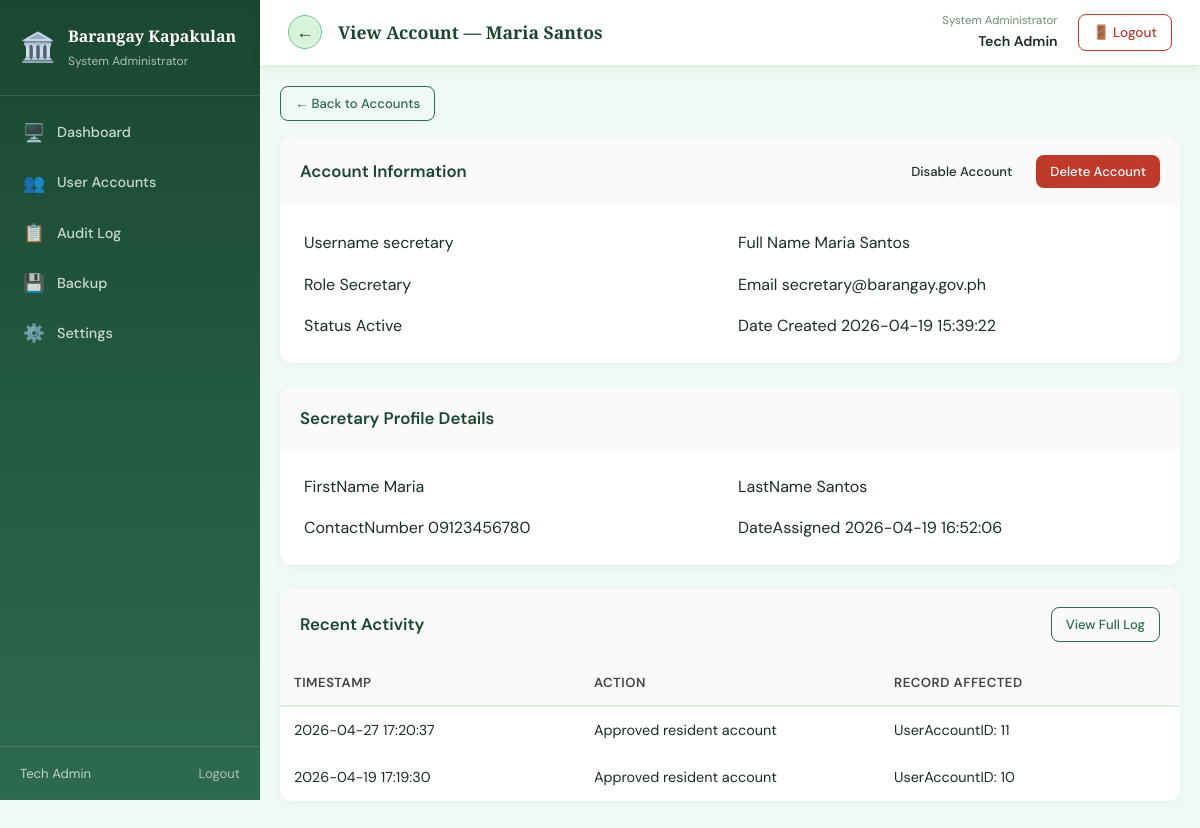
Page /sysadmin/view_account.php?id=2 (signed in) on the earlier database version.
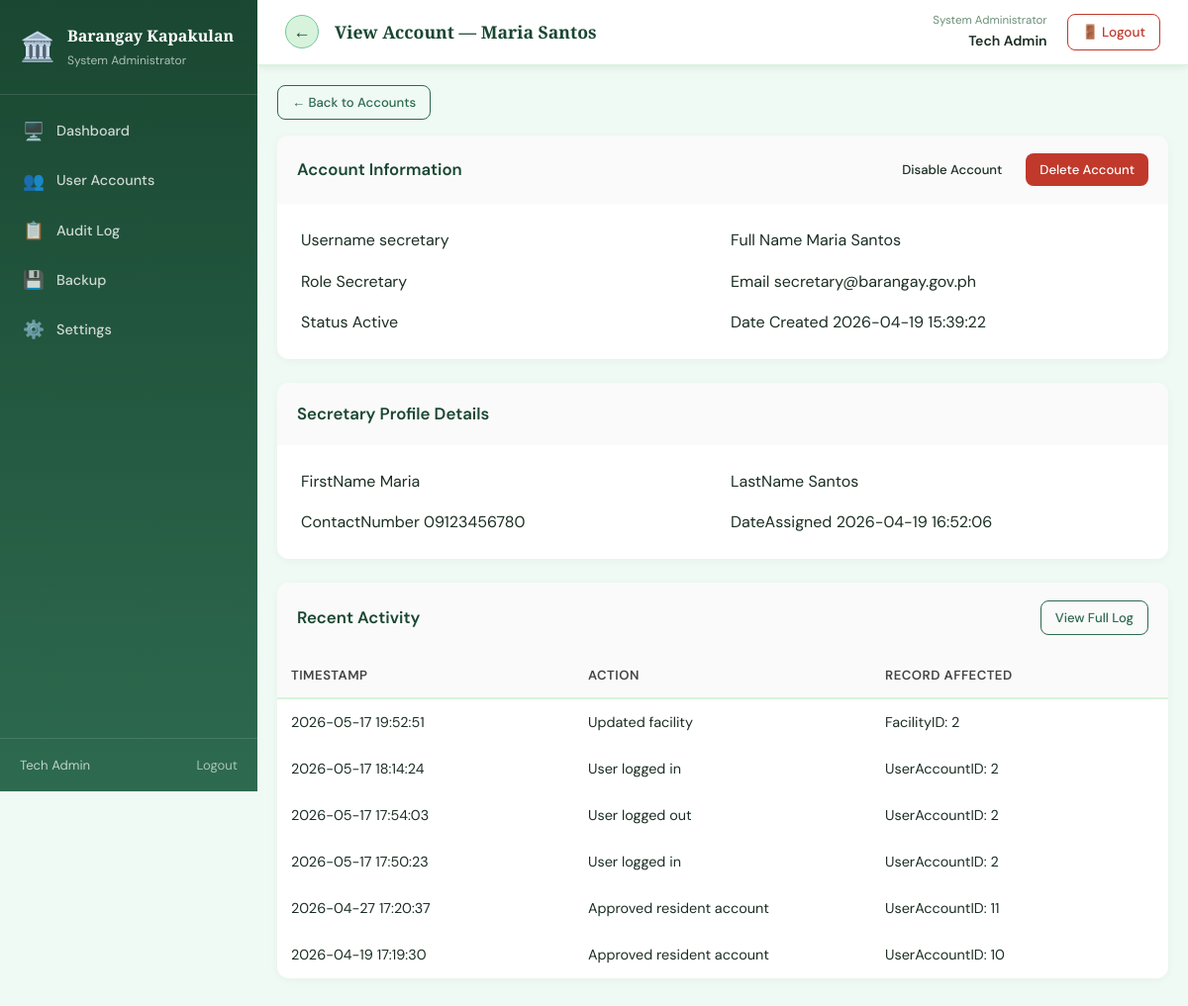
Same page on the later database version.
### tables this page shows
CREATE TABLE `useraccount` (
  `UserAccountID` int(11) NOT NULL,
  `ResidentID` int(11) DEFAULT NULL,
  `Username` varchar(100) NOT NULL,
  `PasswordHash` varchar(255) NOT NULL,
  `Role` enum('captain','secretary','staff','sysadmin','resident') NOT NULL,
  `AccountStatus` enum('Active','Inactive','PendingVerification','Rejected') DEFAULT 'PendingVerification',
  `FullName` varchar(255) DEFAULT NULL,
  `Email` varchar(150) DEFAULT NULL,
  `VerifiedBy` int(11) DEFAULT NULL,
  `VerifiedAt` datetime DEFAULT NULL,
  `RejectionReason` text DEFAULT NULL,
  `CreatedAt` datetime DEFAULT current_timestamp(),
  `UpdatedAt` datetime DEFAULT current_timestamp() ON UPDATE current_timestamp()
);

CREATE TABLE `secretaryprofile` (
  `SecretaryID` int(11) NOT NULL,
  `UserID` int(11) NOT NULL,
  `FirstName` varchar(100) NOT NULL,
  `LastName` varchar(100) NOT NULL,
  `ContactNumber` varchar(20) DEFAULT NULL,
  `DateAssigned` datetime DEFAULT NULL
);

CREATE TABLE `auditlog` (
  `LogID` int(11) NOT NULL,
  `UserAccountID` int(11) DEFAULT NULL,
  `Username` varchar(100) DEFAULT NULL,
  `Role` varchar(50) DEFAULT NULL,
  `Action` varchar(255) NOT NULL,
  `RecordAffected` varchar(100) DEFAULT NULL,
  `IPAddress` varchar(45) DEFAULT NULL,
  `LoggedAt` datetime DEFAULT current_timestamp()
);

### sysadmin/view_account.php (the view, shortened to what the rows shown need)
<?php
$pdo = get_db();
$id = (int) ($_GET['id'] ?? 0);
$stmt = $pdo->prepare("
    SELECT u.UserAccountID AS id,
           u.Username      AS username,
           u.FullName      AS full_name,
           u.Role          AS role,
           u.AccountStatus AS status,
           u.Email         AS email,
           u.CreatedAt     AS created_at
    FROM   useraccount u
    WHERE  u.UserAccountID = :id
    AND    u.Role IN ('captain', 'secretary', 'staff', 'sysadmin')
");
$stmt->execute([':id' => $id]);
$acc = $stmt->fetch(PDO::FETCH_ASSOC);
$profile = [];
switch ($acc['role']) {
    case 'secretary':
        $ps = $pdo->prepare("SELECT * FROM secretaryprofile WHERE UserID = :id");
        $ps->execute([':id' => $id]);
        $profile = $ps->fetch(PDO::FETCH_ASSOC) ?: [];
        break;
}
$al = $pdo->prepare("
    SELECT LoggedAt, Action, RecordAffected
    FROM   auditlog
    WHERE  Username = :username
    ORDER  BY LoggedAt DESC
    LIMIT  10
");
$al->execute([':username' => $acc['username']]);
$logs = $al->fetchAll(PDO::FETCH_ASSOC);
include '../includes/header.php';
?>
<div class="app-layout">
    <main class="main-content">
        <div class="page-body">
            <div class="card">
                <div class="detail-grid" style="padding: 24px; display: grid; grid-template-columns: 1fr 1fr; gap: 16px;">
                    <div class="detail-item">
                        <span class="detail-label">Username</span>
                        <span class="detail-value"><?= htmlspecialchars($acc['username']) ?></span>
                    </div>
                    <div class="detail-item">
                        <span class="detail-label">Full Name</span>
                        <span class="detail-value"><?= htmlspecialchars($acc['full_name'] ?? '—') ?></span>
                    </div>
                    <div class="detail-item">
                        <span class="detail-label">Role</span>
                        <span class="detail-value"><?= htmlspecialchars(ucfirst($acc['role'])) ?></span>
                    </div>
                    <div class="detail-item">
                        <span class="detail-label">Email</span>
                        <span class="detail-value"><?= htmlspecialchars($acc['email'] ?? '—') ?></span>
                    </div>
                    <div class="detail-item">
                        <span class="detail-value">
                            <?php
                            $badge = [
                                'Active'              => 'badge-green',
                                'Inactive'            => 'badge-red',
                                'PendingVerification' => 'badge-yellow',
                                'Rejected'            => 'badge-gray',
                            ][$acc['status']] ?? 'badge-gray';
                            ?>
                            <span class="badge <?= $badge ?>"><?= htmlspecialchars($acc['status']) ?></span>
                        </span>
                    </div>
                    <div class="detail-item">
                        <span class="detail-label">Date Created</span>
                        <span class="detail-value"><?= htmlspecialchars($acc['created_at']) ?></span>
                    </div>
                </div>
            </div>
            <?php if (!empty($profile)): ?>
                <div class="card mt-4">
                    <div class="card-header">
                        <h3><?= ucfirst($acc['role']) ?> Profile Details</h3>
                    </div>
                    <div style="padding: 24px; display: grid; grid-template-columns: 1fr 1fr; gap: 16px;">
                        <?php foreach ($profile as $key => $value): ?>
                            <?php if (in_array($key, ['UserID', 'CaptainID', 'SecretaryID', 'StaffID', 'AdminID'])) continue; ?>
                            <div class="detail-item">
                                <span class="detail-label"><?= htmlspecialchars(ucwords(str_replace('_', ' ', $key))) ?></span>
                                <span class="detail-value"><?= htmlspecialchars($value ?? '—') ?></span>
                            </div>
                        <?php endforeach; ?>
                    </div>
                </div>
            <?php endif; ?>
            <div class="card mt-4">
                <table class="data-table">
                    <thead>
                        <tr>
                            <th>Timestamp</th>
                            <th>Action</th>
                            <th>Record Affected</th>
                        </tr>
                    </thead>
                    <tbody>
                        <?php if (empty($logs)): ?>
                            <tr>
                                <td colspan="3" class="empty-row">No activity found for this account.</td>
                            </tr>
                        <?php else: ?>
                            <?php foreach ($logs as $log): ?>
                                <tr>
                                    <td><?= htmlspecialchars($log['LoggedAt']) ?></td>
                                    <td><?= htmlspecialchars($log['Action']) ?></td>
                                    <td><?= htmlspecialchars($log['RecordAffected'] ?? '—') ?></td>
                                </tr>
                            <?php endforeach; ?>
                        <?php endif; ?>
                    </tbody>
                </table>
            </div>
        </div>
    </main>
</div>
<?php include '../includes/footer.php'; ?>

Differences in the rows shown:
added auditlog: LoggedAt "2026-05-17 19:52:51", Action "Updated facility", RecordAffected "FacilityID: 2"
added auditlog: LoggedAt "2026-05-17 18:14:24", Action "User logged in", RecordAffected "UserAccountID: 2"
added auditlog: LoggedAt "2026-05-17 17:54:03", Action "User logged out", RecordAffected "UserAccountID: 2"
added auditlog: LoggedAt "2026-05-17 17:50:23", Action "User logged in", RecordAffected "UserAccountID: 2"
